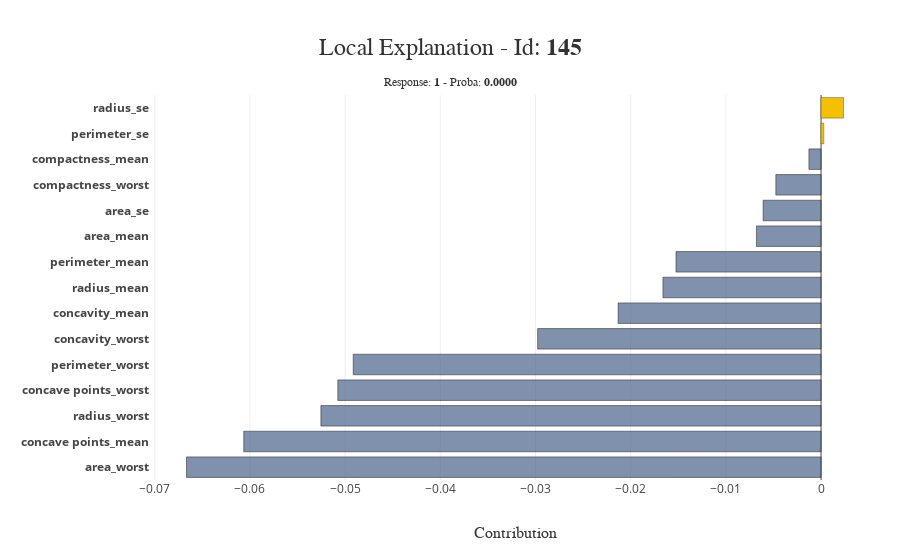

Notebook code cell kept with this figure:
### Code cell
xpl.filter()
xpl.plot.local_plot(index=145)

### Figure 1 — Plotly figure (JSON) as saved in the notebook; plotly's stock layout.template omitted (floating-point values rounded to 4 significant figures)
{"data": [{"customdata": ["<b>area_worst :</b><br />509.6"], "hovertemplate": "%{customdata}<br />Contribution: %{x:.4f}<extra></extra>", "marker": {"color": "rgba(74, 99, 138, 0.7)", "line": {"color": "rgba(27, 28, 28, 1.0)", "width": 0.5}}, "orientation": "h", "showlegend": false, "type": "bar", "x": [-0.06667], "y": ["<b>area_worst</b>"]}, {"customdata": ["<b>concave points_mean :</b><br />0.03003"], "hovertemplate": "%{customdata}<br />Contribution: %{x:.4f}<extra></extra>", "marker": {"color": "rgba(74, 99, 138, 0.7)", "line": {"color": "rgba(27, 28, 28, 1.0)", "width": 0.5}}, "orientation": "h", "showlegend": false, "type": "bar", "x": [-0.06065], "y": ["<b>concave points_mean</b>"]}, {"customdata": ["<b>radius_worst :</b><br />13.15"], "hovertemplate": "%{customdata}<br />Contribution: %{x:.4f}<extra></extra>", "marker": {"color": "rgba(74, 99, 138, 0.7)", "line": {"color": "rgba(27, 28, 28, 1.0)", "width": 0.5}}, "orientation": "h", "showlegend": false, "type": "bar", "x": [-0.05255], "y": ["<b>radius_worst</b>"]}, {"customdata": ["<b>concave points_worst :</b><br />0.06042"], "hovertemplate": "%{customdata}<br />Contribution: %{x:.4f}<extra></extra>", "marker": {"color": "rgba(74, 99, 138, 0.7)", "line": {"color": "rgba(27, 28, 28, 1.0)", "width": 0.5}}, "orientation": "h", "showlegend": false, "type": "bar", "x": [-0.05077], "y": ["<b>concave points_worst</b>"]}, {"customdata": ["<b>perimeter_worst :</b><br />86.26"], "hovertemplate": "%{customdata}<br />Contribution: %{x:.4f}<extra></extra>", "marker": {"color": "rgba(74, 99, 138, 0.7)", "line": {"color": "rgba(27, 28, 28, 1.0)", "width": 0.5}}, "orientation": "h", "showlegend": false, "type": "bar", "x": [-0.04915], "y": ["<b>perimeter_worst</b>"]}, {"customdata": ["<b>concavity_worst :</b><br />0.0942"], "hovertemplate": "%{customdata}<br />Contribution: %{x:.4f}<extra></extra>", "marker": {"color": "rgba(74, 99, 138, 0.7)", "line": {"color": "rgba(27, 28, 28, 1.0)", "width": 0.5}}, "orientation": "h", "showlegend": false, "type": "bar", "x": [-0.02978], "y": ["<b>concavity_worst</b>"]}, {"customdata": ["<b>concavity_mean :</b><br />0.0371"], "hovertemplate": "%{customdata}<br />Contribution: %{x:.4f}<extra></extra>", "marker": {"color": "rgba(74, 99, 138, 0.7)", "line": {"color": "rgba(27, 28, 28, 1.0)", "width": 0.5}}, "orientation": "h", "showlegend": false, "type": "bar", "x": [-0.02132], "y": ["<b>concavity_mean</b>"]}, {"customdata": ["<b>radius_mean :</b><br />11.9"], "hovertemplate": "%{customdata}<br />Contribution: %{x:.4f}<extra></extra>", "marker": {"color": "rgba(74, 99, 138, 0.7)", "line": {"color": "rgba(27, 28, 28, 1.0)", "width": 0.5}}, "orientation": "h", "showlegend": false, "type": "bar", "x": [-0.01661], "y": ["<b>radius_mean</b>"]}, {"customdata": ["<b>perimeter_mean :</b><br />78.11"], "hovertemplate": "%{customdata}<br />Contribution: %{x:.4f}<extra></extra>", "marker": {"color": "rgba(74, 99, 138, 0.7)", "line": {"color": "rgba(27, 28, 28, 1.0)", "width": 0.5}}, "orientation": "h", "showlegend": false, "type": "bar", "x": [-0.01524], "y": ["<b>perimeter_mean</b>"]}, {"customdata": ["<b>area_mean :</b><br />432.8"], "hovertemplate": "%{customdata}<br />Contribution: %{x:.4f}<extra></extra>", "marker": {"color": "rgba(74, 99, 138, 0.7)", "line": {"color": "rgba(27, 28, 28, 1.0)", "width": 0.5}}, "orientation": "h", "showlegend": false, "type": "bar", "x": [-0.006787], "y": ["<b>area_mean</b>"]}, {"customdata": ["<b>area_se :</b><br />25.03"], "hovertemplate": "%{customdata}<br />Contribution: %{x:.4f}<extra></extra>", "marker": {"color": "rgba(74, 99, 138, 0.7)", "line": {"color": "rgba(27, 28, 28, 1.0)", "width": 0.5}}, "orientation": "h", "showlegend": false, "type": "bar", "x": [-0.006086], "y": ["<b>area_se</b>"]}, {"customdata": ["<b>compactness_worst :</b><br />0.2517"], "hovertemplate": "%{customdata}<br />Contribution: %{x:.4f}<extra></extra>", "marker": {"color": "rgba(74, 99, 138, 0.7)", "line": {"color": "rgba(27, 28, 28, 1.0)", "width": 0.5}}, "orientation": "h", "showlegend": false, "type": "bar", "x": [-0.004749], "y": ["<b>compactness_worst</b>"]}, {"customdata": ["<b>compactness_mean :</b><br />0.1296"], "hovertemplate": "%{customdata}<br />Contribution: %{x:.4f}<extra></extra>", "marker": {"color": "rgba(74, 99, 138, 0.7)", "line": {"color": "rgba(27, 28, 28, 1.0)", "width": 0.5}}, "orientation": "h", "showlegend": false, "type": "bar", "x": [-0.001274], "y": ["<b>compactness_mean</b>"]}, {"customdata": ["<b>perimeter_se :</b><br />3.021"], "hovertemplate": "%{customdata}<br />Contribution: %{x:.4f}<extra></extra>", "marker": {"color": "rgba(244, 192, 0, 1.0)", "line": {"color": "rgba(52, 55, 54, 0.8)", "width": 0.5}}, "orientation": "h", "showlegend": false, "type": "bar", "x": [0.0002919], "y": ["<b>perimeter_se</b>"]}, {"customdata": ["<b>radius_se :</b><br />0.3962"], "hovertemplate": "%{customdata}<br />Contribution: %{x:.4f}<extra></extra>", "marker": {"color": "rgba(244, 192, 0, 1.0)", "line": {"color": "rgba(52, 55, 54, 0.8)", "width": 0.5}}, "orientation": "h", "showlegend": false, "type": "bar", "x": [0.002359], "y": ["<b>radius_se</b>"]}], "layout": {"barmode": "group", "height": 550, "hovermode": "closest", "margin": {"b": 70, "l": 150, "r": 20, "t": 95}, "title": {"font": {"color": "rgb(50, 50, 50)", "family": "Arial", "size": 24}, "text": "Local Explanation - Id: <b>145</b><span style='font-size: 12px;'><br />Response: <b>1</b> - Proba: <b>0.0000</b></span>", "x": 0.5, "xanchor": "center", "y": 0.9, "yanchor": "middle"}, "width": 900, "xaxis": {"automargin": true, "title": {"font": {"color": "rgb(50, 50, 50)", "family": "Arial Black", "size": 16}, "text": "Contribution"}}, "yaxis": {"automargin": true, "title": {"font": {"color": "rgb(50, 50, 50)", "family": "Arial Black", "size": 16}}, "type": "category"}}}
